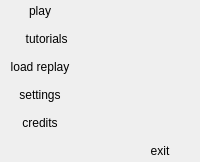
        <widget class="QWidget" name="welcome_page">
         <layout class="QVBoxLayout" name="verticalLayout_2" stretch="2,1,1,1,1,1,1">
          <property name="leftMargin">
           <number>0</number>
          </property>
          <property name="topMargin">
           <number>0</number>
          </property>
          <property name="rightMargin">
           <number>0</number>
          </property>
          <property name="bottomMargin">
           <number>0</number>
          </property>
          <item>
           <spacer name="verticalSpacer">
            <property name="orientation">
             <enum>Qt::Vertical</enum>
            </property>
            <property name="sizeHint" stdset="0">
             <size>
              <width>0</width>
              <height>0</height>
             </size>
            </property>
           </spacer>
          </item>
          <item alignment="Qt::AlignLeft|Qt::AlignVCenter">
           <widget class="ScalingPushButton" name="play_button">
            <property name="sizePolicy">
             <sizepolicy hsizetype="Ignored" vsizetype="Minimum">
              <horstretch>0</horstretch>
              <verstretch>0</verstretch>
             </sizepolicy>
            </property>
            <property name="minimumSize">
             <size>
              <width>0</width>
              <height>0</height>
             </size>
            </property>
            <property name="text">
             <string>play</string>
            </property>
            <property name="flat">
             <bool>true</bool>
            </property>
           </widget>
          </item>
          <item alignment="Qt::AlignLeft|Qt::AlignTop">
           <widget class="ScalingPushButton" name="tutorials_button">
            <property name="sizePolicy">
             <sizepolicy hsizetype="Maximum" vsizetype="Minimum">
              <horstretch>0</horstretch>
              <verstretch>0</verstretch>
             </sizepolicy>
            </property>
            <property name="text">
             <string>    tutorials</string>
            </property>
            <property name="flat">
             <bool>true</bool>
            </property>
           </widget>
          </item>
          <item alignment="Qt::AlignLeft|Qt::AlignVCenter">
           <widget class="ScalingPushButton" name="replay_button">
            <property name="sizePolicy">
             <sizepolicy hsizetype="Maximum" vsizetype="Minimum">
              <horstretch>0</horstretch>
              <verstretch>0</verstretch>
             </sizepolicy>
            </property>
            <property name="text">
             <string>load replay</string>
            </property>
            <property name="flat">
             <bool>true</bool>
            </property>
           </widget>
          </item>
          <item alignment="Qt::AlignLeft|Qt::AlignVCenter">
           <widget class="ScalingPushButton" name="settings_button">
            <property name="sizePolicy">
             <sizepolicy hsizetype="Maximum" vsizetype="Minimum">
              <horstretch>0</horstretch>
              <verstretch>0</verstretch>
             </sizepolicy>
            </property>
            <property name="text">
             <string>settings</string>
            </property>
            <property name="flat">
             <bool>true</bool>
            </property>
           </widget>
          </item>
          <item alignment="Qt::AlignLeft|Qt::AlignVCenter">
           <widget class="ScalingPushButton" name="credits_button">
            <property name="sizePolicy">
             <sizepolicy hsizetype="Maximum" vsizetype="Minimum">
              <horstretch>0</horstretch>
              <verstretch>0</verstretch>
             </sizepolicy>
            </property>
            <property name="text">
             <string>credits</string>
            </property>
            <property name="flat">
             <bool>true</bool>
            </property>
           </widget>
          </item>
          <item alignment="Qt::AlignRight|Qt::AlignVCenter">
           <widget class="ScalingPushButton" name="exit_button">
            <property name="sizePolicy">
             <sizepolicy hsizetype="Ignored" vsizetype="Minimum">
              <horstretch>0</horstretch>
              <verstretch>0</verstretch>
             </sizepolicy>
            </property>
            <property name="minimumSize">
             <size>
              <width>0</width>
              <height>0</height>
             </size>
            </property>
            <property name="layoutDirection">
             <enum>Qt::LeftToRight</enum>
            </property>
            <property name="autoFillBackground">
             <bool>false</bool>
            </property>
            <property name="styleSheet">
             <string notr="true"/>
            </property>
            <property name="text">
             <string>exit</string>
            </property>
            <property name="flat">
             <bool>true</bool>
            </property>
           </widget>
          </item>
         </layout>
        </widget>
